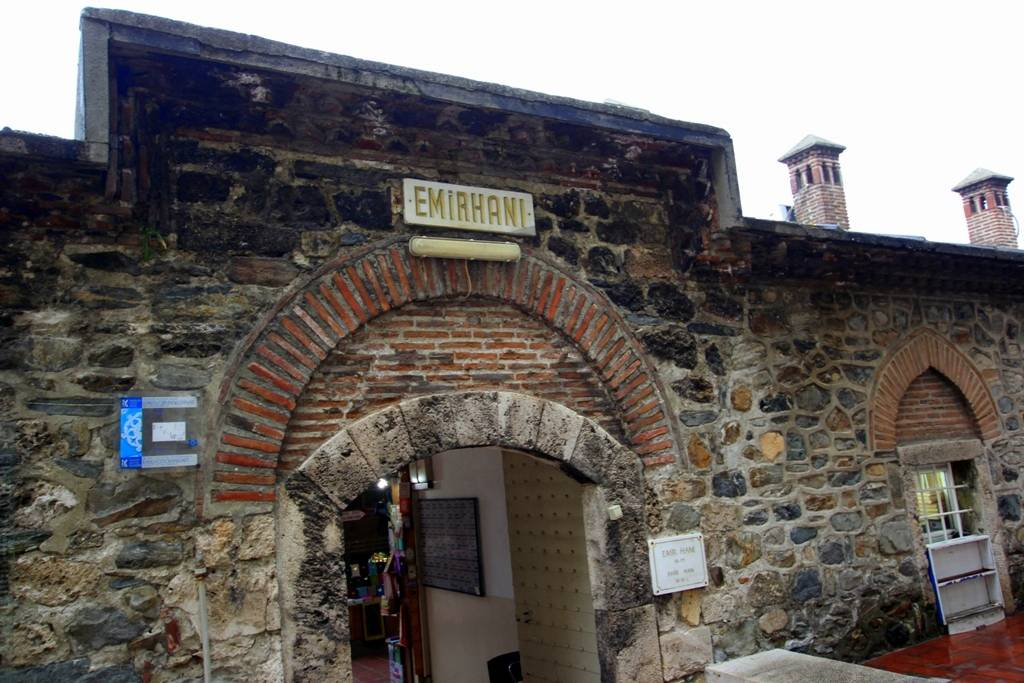
#> input picture docs/documents-context/eserler/emir-han/ref-img/1578509447.jpg, 1024 x 683 px, given in place of ust_orto.png, which was not available
$ python yan_yana_emir.py
#> lines starting #> are read from the running program, lines starting #| are printed output that depends on the picture; pictures that were not available may be replaced by others from this repository, and a replacement may not be noted
# AKAR · Emir Hanı · tepeden render ↔ EHA 1967 çarşı planı (kırpıntı) yan yana ve bindirme; render ↔ fotoğraf yan yana.
# Çalıştırma (Pillow + numpy):  python yan_yana_emir.py [surum]   (varsayılan emir_v01)
# EHA taraması yatayda doğru (75 m = 305 px → 4,07 px/m), dikeyde basık: dikey ölçek Emir Hanı çekirdeğinin 45 m (E)
# olduğu kabulüyle 122 px / 45 m = 2,71 px/m alınır (bu yüzden K–G karşılaştırması döngüsel; yalnız D–B ve avlu oranı sınanır).
import sys, os
import numpy as np
from PIL import Image, ImageDraw
HERE = os.path.dirname(os.path.abspath(__file__)); SURUM = sys.argv[1] if len(sys.argv) > 1 else "emir_v01"
K = os.path.join(os.path.dirname(HERE), "kontrol", SURUM)
REF = os.path.normpath(os.path.join(HERE, *[".."] * 4, "veri", "bursa")); FOTO = os.path.normpath(os.path.join(HERE, "..", "..", "ref-img"))
PPM = 1400 / 56.0
R = Image.open(os.path.join(K, "ust_orto.png")).convert("RGB")
#> R is the input picture: PIL image 1024x683 RGB; mean R, G, B 105.7, 100.5, 97.1
E = Image.open(os.path.join(REF, "bedesten_carsi_eha1967.png")).convert("L")
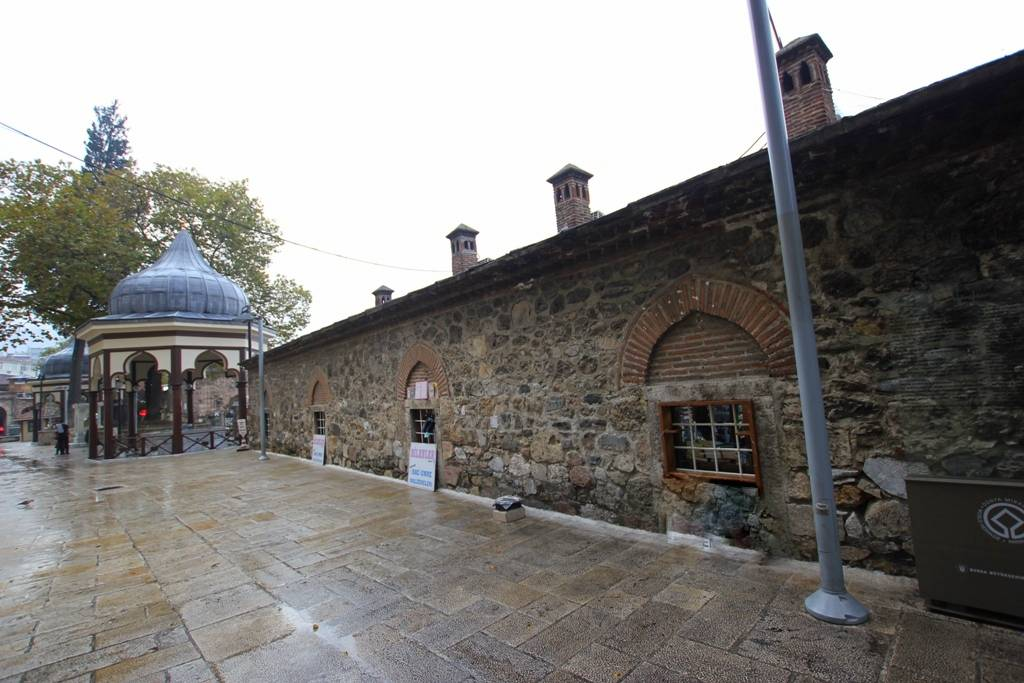
#> input picture docs/documents-context/eserler/emir-han/ref-img/1578509463.jpg, 1024 x 683 px, given in place of bedesten_carsi_eha1967.png, which was not available
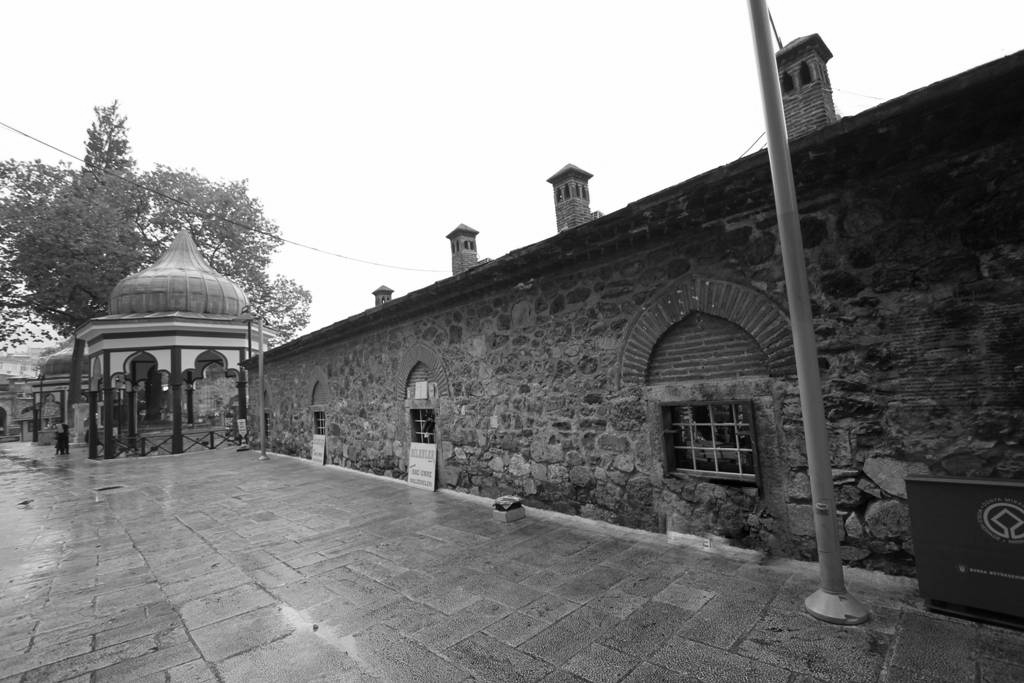
#> E: PIL image 1024x683 L; min 0, max 255, mean 129.7
box = (240, 230, 520, 420); E = E.crop(box)
#> after `E = E.crop(box)`:
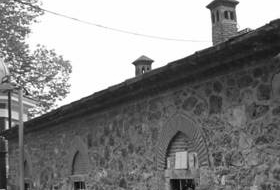
#> E: PIL image 280x190 L; min 6, max 255, mean 132.6
kx, ky = PPM / 4.07, PPM / 2.71
E = E.resize((int(E.width * kx), int(E.height * ky)), Image.LANCZOS)
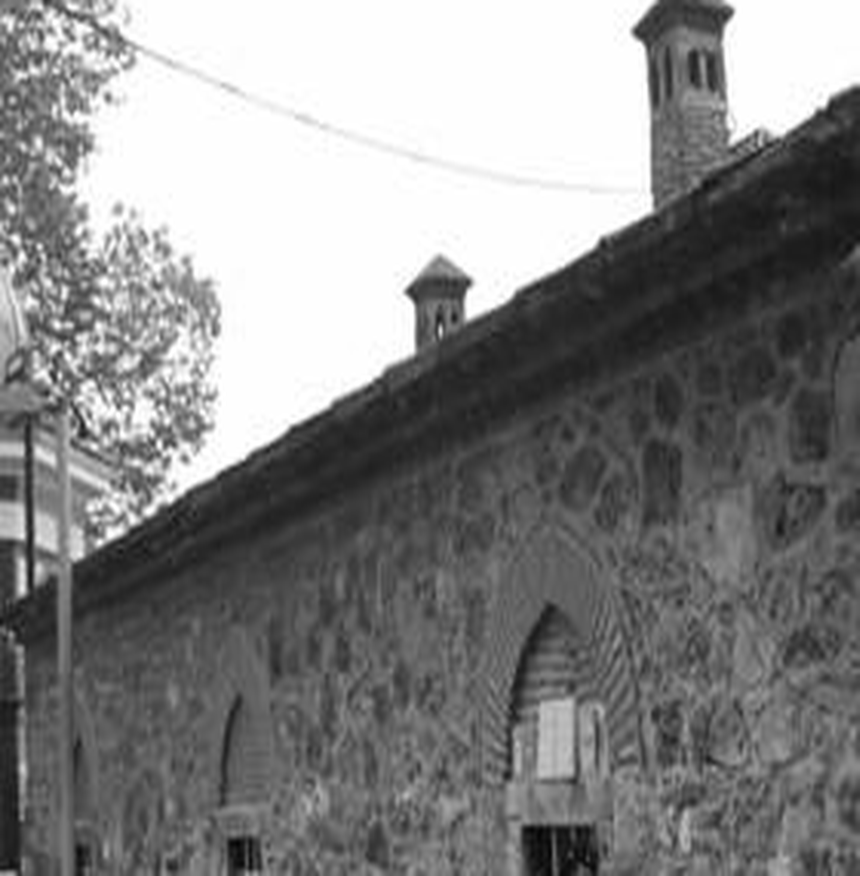
#> E: PIL image 1719x1752 L (shown at 1/2 size); min 1, max 255, mean 132.6
cx, cy = ((150 + 705) / 2 / 3), ((70 + 435) / 2 / 3)          # çekirdek ortası (kırpıntıda, büyütmeden önce)
L = Image.new("L", R.size, 255); L.paste(E, (int(700 - cx * kx), int(700 - cy * ky)))
#> after `L = Image.new('L', R.size, 255)`: L: PIL image 1024x683 L; every value is 255
#> after `L.paste(E, (int(700 - cx * kx), int(700 - cy * ky)))`:
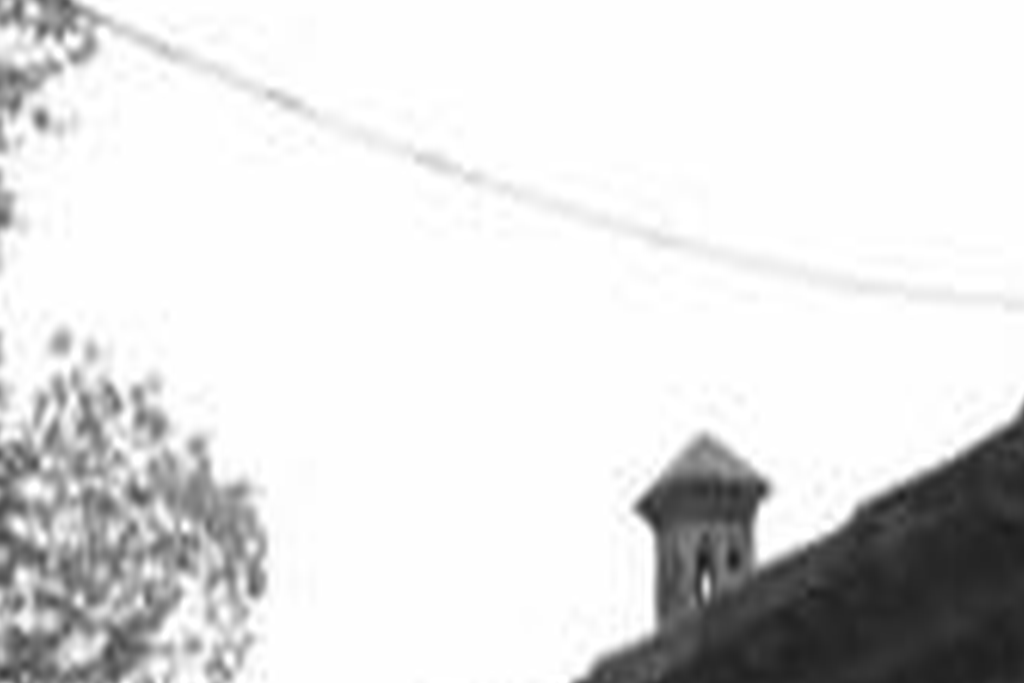
#> L: PIL image 1024x683 L; min 26, max 255, mean 222.1
r = np.asarray(R).astype(float); l = np.asarray(L).astype(float)[..., None] / 255.0
u = r * (0.35 + 0.65 * l); u[l[..., 0] < 0.45] = [20, 20, 160]
#> after `u = r * (0.35 + 0.65 * l)`:
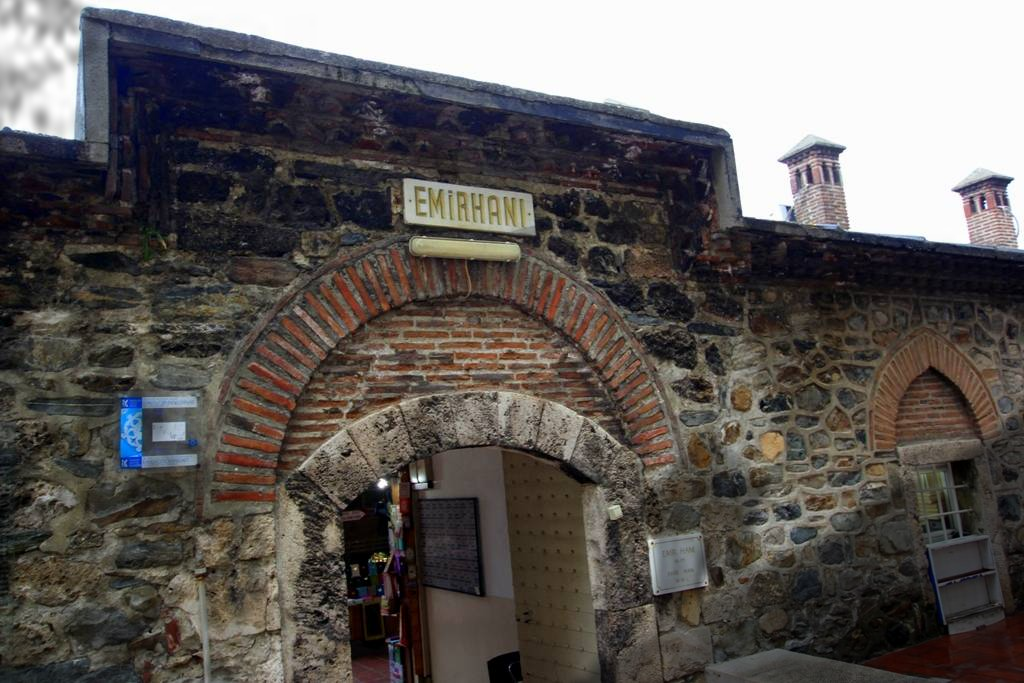
#> u: shape (683, 1024, 3) float64; mean R, G, B 97.4, 92.7, 89.9
#> after `u[l[..., 0] < 0.45] = [20, 20, 160]`:
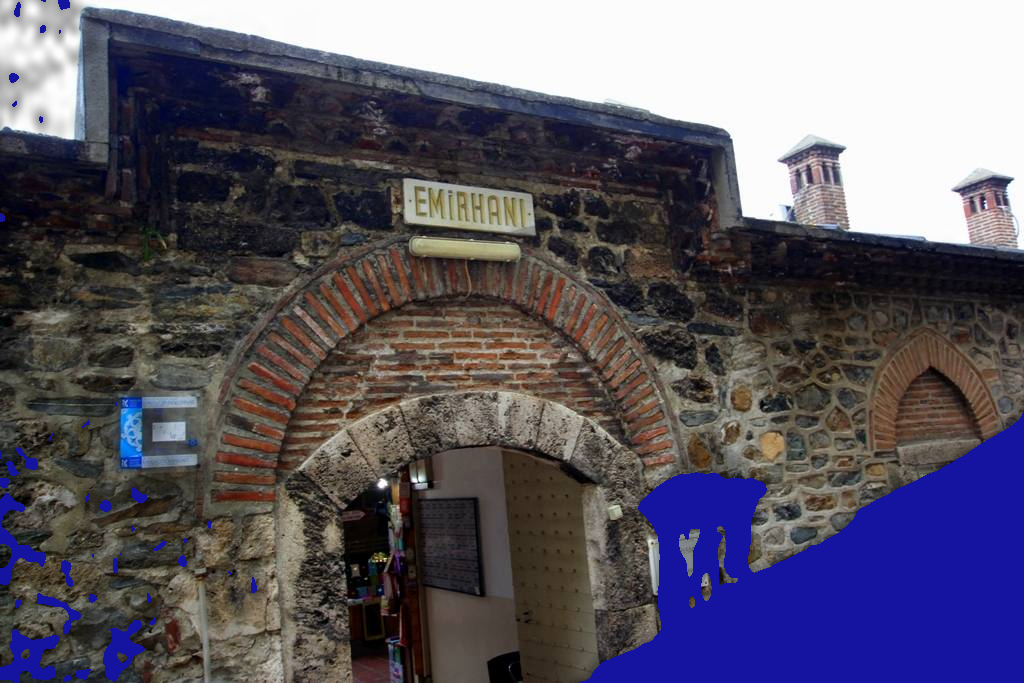
#> u: shape (683, 1024, 3) float64; mean R, G, B 94, 89.7, 103
B = Image.fromarray(u.clip(0, 255).astype("uint8")); ImageDraw.Draw(B).text((12, 10), "UST orto ↔ EHA 1967 (yatay 4,07 px/m; dikey çekirdek = 45 m kabulü)", fill=(0, 0, 0))
B.save(os.path.join(K, "bindirme_ust_orto.png"))
for foto, rnd, out in (("Emir-Hani-4.jpg", "avlu_ici.png", "yan_yana_avlu.png"),):
    a = Image.open(os.path.join(FOTO, foto)).convert("RGB"); b = Image.open(os.path.join(K, rnd)).convert("RGB")
#> further down, a is the input picture: PIL image 1024x683 RGB; mean R, G, B 131.4, 129.3, 126.8
#> (the run stopped early here; a loop or call above may not have finished)
